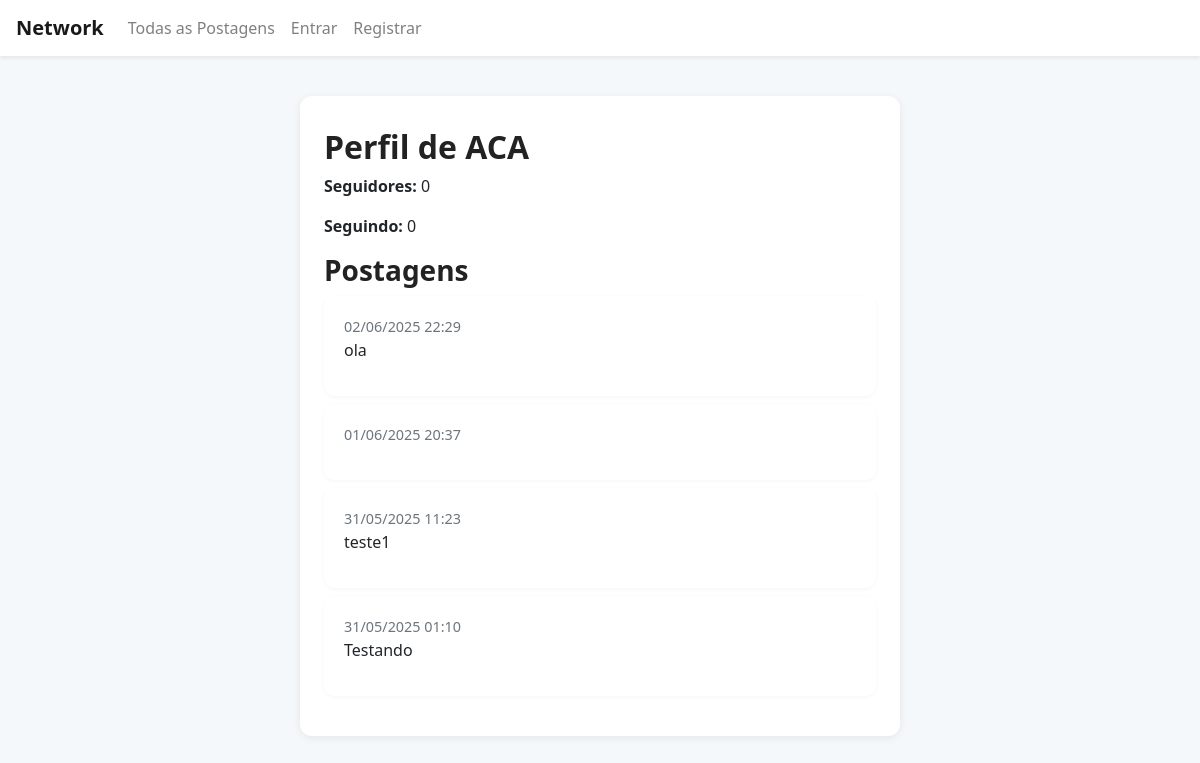
/profile/ACA, run on an earlier commit of the app's database.
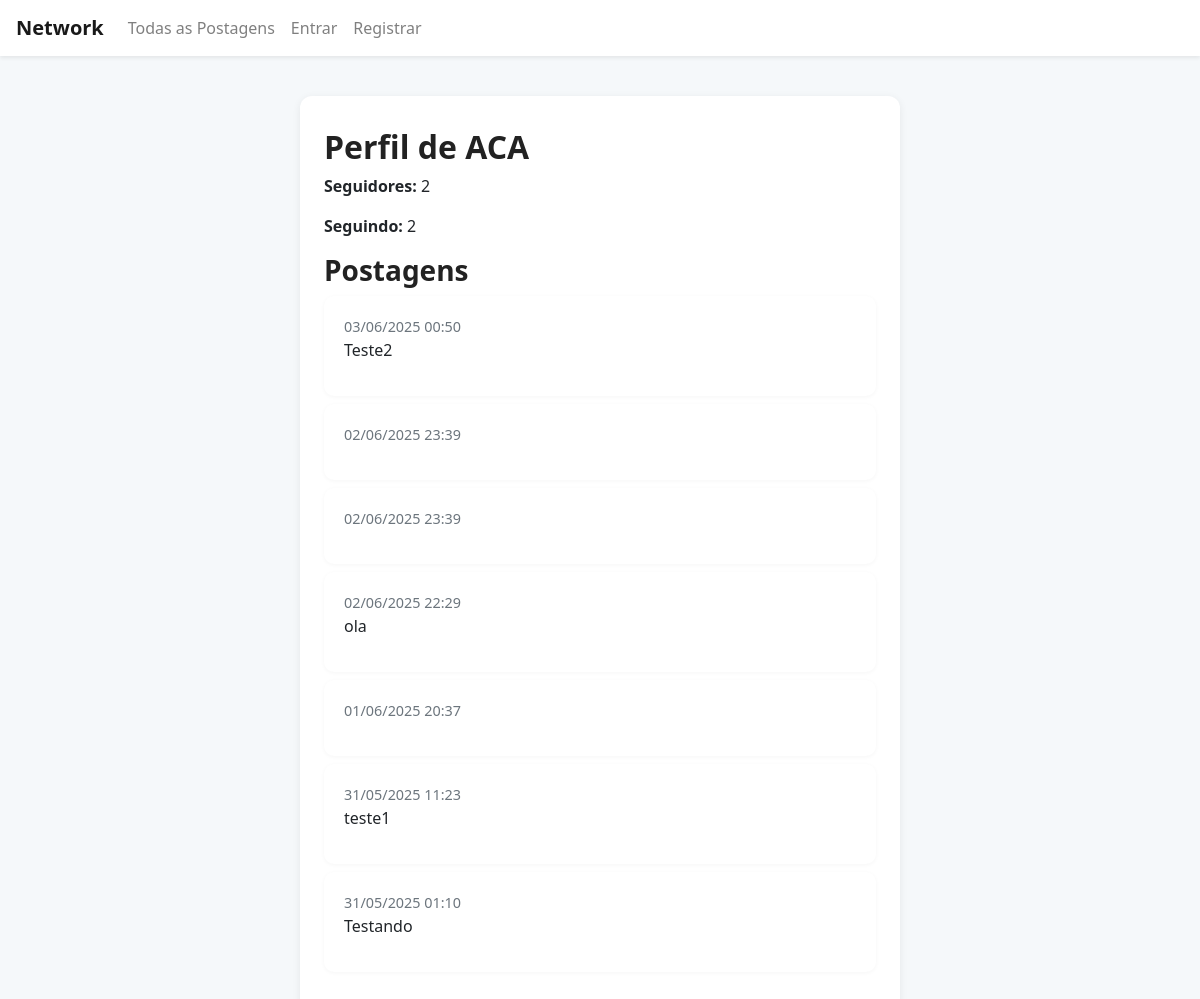
And on a later commit of the database.
### network/models.py (models this page shows, shortened)
class Post(models.Model):
    content = models.CharField(max_length=191)
    user = models.ForeignKey(User, on_delete=models.CASCADE, related_name="author")
    date = models.DateTimeField(auto_now_add=True)

### network/views.py (the view)
# urls.py: path("profile/<str:username>", views.profile, name="profile"),
def profile(request, username):
    profile_user = get_object_or_404(User, username=username)
    posts_list = Post.objects.filter(user=profile_user).order_by('-date')
    paginator = Paginator(posts_list, 10)
    page_number = request.GET.get('page')
    posts = paginator.get_page(page_number)
    followers_count = Follow.objects.filter(user=profile_user).count()
    following_count = Follow.objects.filter(follower=profile_user).count()
    is_following = False
    if request.user.is_authenticated and request.user != profile_user:
        is_following = Follow.objects.filter(user=profile_user, follower=request.user).exists()
    if request.method == "POST" and request.user.is_authenticated and request.user != profile_user:
        if is_following:
            Follow.objects.filter(user=profile_user, follower=request.user).delete()
        else:
            Follow.objects.create(user=profile_user, follower=request.user)
        return redirect('profile', username=username)
    return render(request, "network/profile.html", {
        "profile_user": profile_user,
        "posts": posts,
        "followers_count": followers_count,
        "following_count": following_count,
        "is_following": is_following
    })

### network/templates/network/profile.html (shortened to what this page needs)
{% extends "network/layout.html" %}
{% block body %}
    <h2>Perfil de {{ profile_user.username }}</h2>
    <p><strong>Seguidores:</strong> {{ followers_count }}</p>
    <p><strong>Seguindo:</strong> {{ following_count }}</p>
        <h3>Postagens</h3>
        {% for post in posts %}
            <div class="card my-2">
                <div class="card-body">
                    <span class="text-muted" style="font-size: 0.9em;">
                        {{ post.date|date:"d/m/Y H:i" }}
                    </span>
                    <p>{{ post.content }}</p>
                </div>
            </div>
        {% empty %}
            <p>Nenhuma postagem ainda</p>
        {% endfor %}
{% endblock %}

What changed in the data, as far as the page shows it:
added Post: date "03/06/2025 00:50", content "Teste2"
added Post: date "02/06/2025 23:39"
added Post: date "02/06/2025 23:39"
Also different on the page:
{{ followers_count }}: "0" → "2"
{{ following_count }}: "0" → "2"
